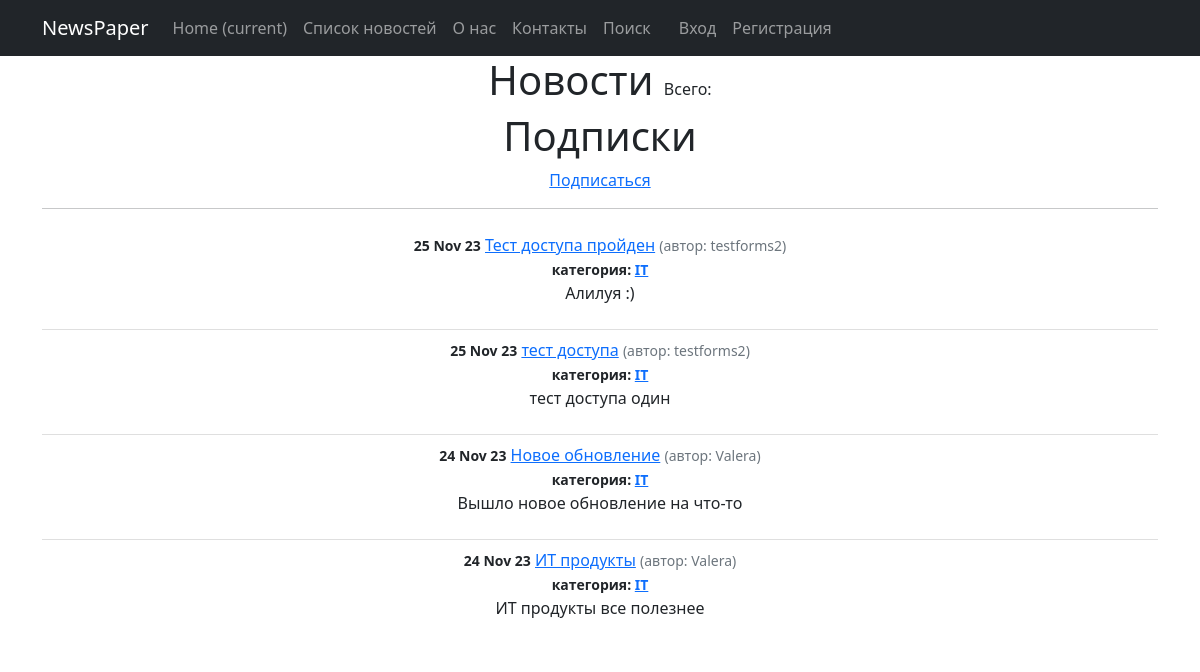
Page /categories/1 on the earlier database version.
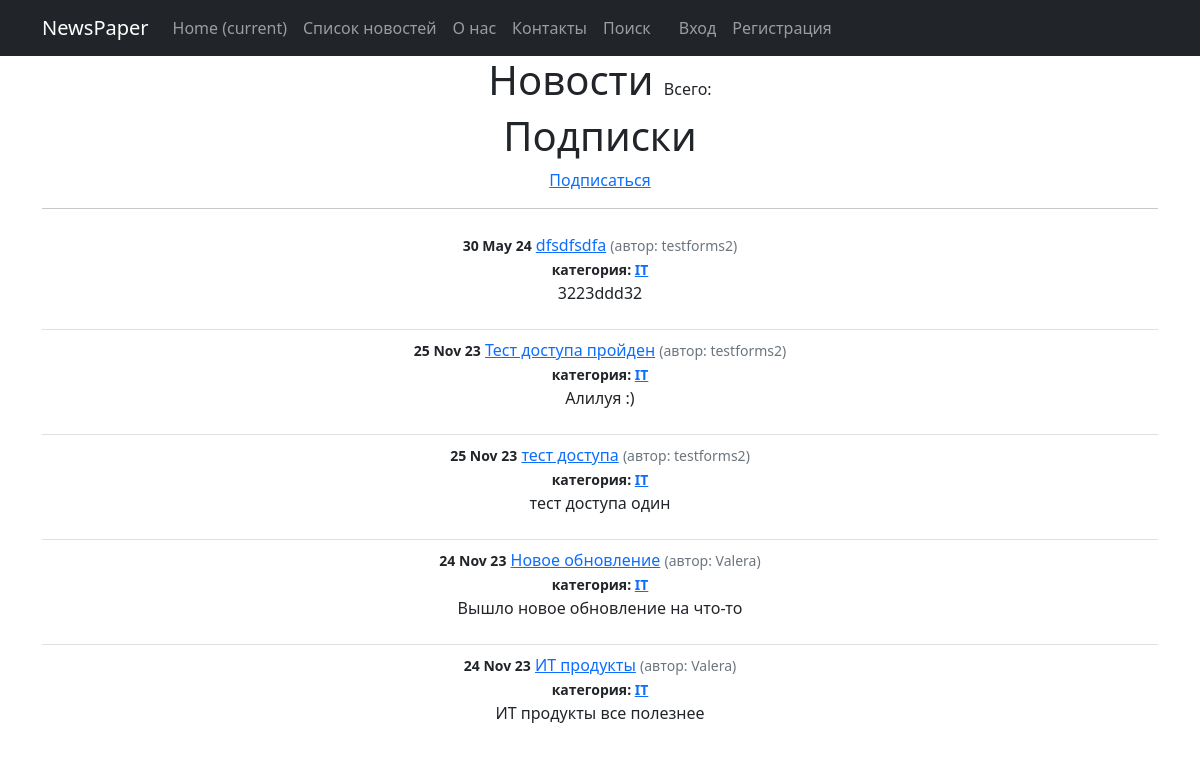
Same page on the later database version.
### news/models.py (models this page shows, shortened)
class Post(models.Model):
    author = models.ForeignKey(Author, on_delete=models.CASCADE, verbose_name='Автор')
    NEWS = 'NW'
    ARTICLE = 'AR'
    CATEGORY_CHOICES = (
        (NEWS, 'Новость'),
        (ARTICLE, 'Статья'),
    )
    categoryType = models.CharField(max_length=2, choices=CATEGORY_CHOICES,default=ARTICLE, verbose_name='Категория')
    dateCreation = models.DateTimeField(auto_now_add=True, verbose_name='Дата создания')
    postCategory = models.ManyToManyField(Category, through='PostCategory')
    title = models.CharField(max_length=128, verbose_name='Заголовок')
    text = models.TextField(verbose_name='Текст')
    rating = models.SmallIntegerField(default=0, verbose_name='Рэйтинг')
    class Meta:
        verbose_name = 'Пост'
        verbose_name_plural = 'Посты'

class Author(models.Model):
    authorUser = models.OneToOneField(User, on_delete=models.CASCADE)
    ratingAuthor = models.SmallIntegerField(default=0)
    def __str__(self):
        return self.authorUser.username
    class Meta:
        verbose_name = 'Автор'
        verbose_name_plural = 'Авторы'

class Category(models.Model):
    name = models.CharField(max_length=64, unique=True, verbose_name='Название')
    subscribers = models.ManyToManyField(User, related_name='categories')
    def __str__(self):
        return self.name
    class Meta:
        verbose_name = 'Категория'
        verbose_name_plural = 'Категории'

### news/views.py (the view)
# urls.py: path('categories/<int:pk>', CategoryListView.as_view(), name='category_list'),
class CategoryListView(ListView):
    model = Post
    template_name = 'news/category_list.html'
    context_object_name = 'category_news_list'
    def get_queryset(self):
        self.postCategory = get_object_or_404(Category, id=self.kwargs['pk'])
        queryset = Post.objects.filter(postCategory=self.postCategory).order_by('-dateCreation')
        return queryset
    def get_context_data(self, **kwargs):
        context = super().get_context_data(**kwargs)
        context['is_not_subscriber'] = self.request.user not in self.postCategory.subscribers.all()
        context['category'] = self.postCategory
        return context

### templates/news/category_list.html (shortened to what this page needs)
{% extends 'flatpages/default.html' %}
{% load custom_filters %}
{% block content %}
<h1 class="text-center">Новости <span class="text-nuted fs-6 fw-normal">Всего: {{ page_obj.paginator.count}}</span> </h1>
    <h1>Подписки</h1>
        {% if is_not_subscriber %}
            <p class="text-center"><a href="{% url 'subscribe' category.id %}">Подписаться</a></p>
{% endif %}
<hr>
<ul class="list-group list-group-flush">
    {% for post in category_news_list %}
    <li class="list-group-item">
        <small class="fw-bold">{{ post.dateCreation | date:'d M y' }}</small>
        <a href="{% url 'post_detail' post.id %}">{{post.title}}</a>
        <small class="text-muted">(автор: {{ post.author }})</small> <br>
        <small class="fw-bold">категория:
        {% for postCategory in post.postCategory.all %}
       <a href="{% url 'category_list' postCategory.id %}">{{ postCategory }}</a>
          {% endfor %}
        </small>
        <p>{{ post.text | truncatechars:210 }}</p>
    </li>
    {% endfor %}
</ul>
{% endblock content %}

### templates/flatpages/default.html (shortened to what this page needs)
<!DOCTYPE html>
<html lang="en">
    <head>
        {% load static %}
        <link href="{% static 'css/styles.css' %}" rel="stylesheet" />
    </head>
    <body>
<nav class="navbar navbar-expand-lg navbar-dark bg-dark static-top">
   <div class="container">
       <a class="navbar-brand" href="#">NewsPaper </a>
       <div class="collapse navbar-collapse" id="navbarResponsive">
           <ul class="navbar-nav ml-auto">
               <li class="nav-item active">
                   <a class="nav-link" href="#">Home
                       <span class="sr-only">(current)</span>
                   </a>
               </li>
               <li class="nav-item">
                   <a class="nav-link" href="/">Список новостей</a>
               </li>
               <li class="nav-item">
                   <a class="nav-link" href="/about/">О нас</a>
               </li>
               <li class="nav-item">
                   <a class="nav-link" href="/contacts/">Контакты</a>
               </li>
               <li class="nav-item">
                   <a class="nav-link" href="/search/">Поиск</a>
               </li>
              <div class="container" style="width: 350px">
    <div class="navbar-collapse collapse" id="navbarNav">
            <ul class="nav navbar-nav ml-auto">
                <li class="nav-item active">
                    {% if user.is_authenticated %}
                    <a class="nav-link" href="#">Профиль</a>
                    {% else %}
                    <a class="nav-link" href='{% url "account_login" %}'>Вход</a>
                    {% endif %}
                </li>
                <li class="nav-item active">
                    {% if not user.is_authenticated %}
                    <a class="nav-link" href='{% url "account_signup" %}'>Регистрация</a>
                    {% endif %}
                </li>
            </ul>
        </div>
    </div>
           </ul>
       </div>
   </div>
</nav>
            <div class="container">
   <div class="row">
       <div class="col-lg-12 text-center">
           {% block content %}{% endblock content %}
       </div>
   </div>
</div>
    </body>
</html>

Differences in the rows shown:
added Post: dateCreation "30 May 24", title "dfsdfsdfa", author "testforms2", text "3223ddd32", Category (name "IT")
